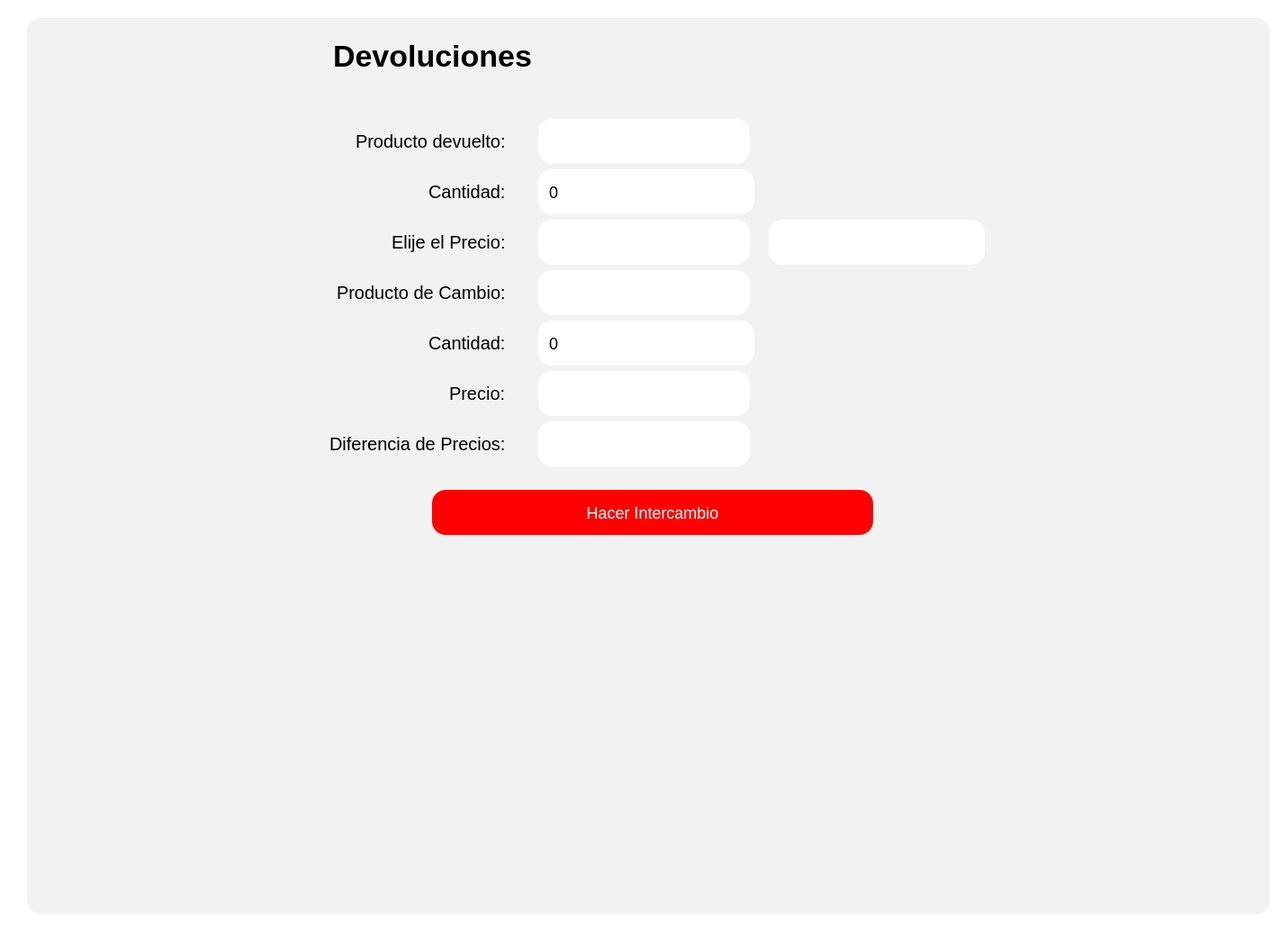
<?xml version="1.0" encoding="UTF-8"?>
<ui version="4.0">
 <class>Form</class>
 <widget class="QWidget" name="Form">
  <property name="geometry">
   <rect>
    <x>0</x>
    <y>0</y>
    <width>1431</width>
    <height>1035</height>
   </rect>
  </property>
  <property name="windowTitle">
   <string>Form</string>
  </property>
  <property name="styleSheet">
   <string notr="true">background-color: rgb(255, 255, 255);
</string>
  </property>
  <layout class="QHBoxLayout" name="horizontalLayout">
   <item>
    <widget class="QWidget" name="Contenedor" native="true">
     <property name="styleSheet">
      <string notr="true">
QPushButton {
    background-color: black; /* Fondo blanco */
    border: none; /* Sin borde ni decoración inicial */
    color:  white; /* Color del texto */
    border-radius: 15px; /* Bordes circulares */
    padding: 5px 10px; /* Espaciado interno para mejor apariencia */
	height: 40px; /* Altura del botón */
    text-align: center; /* Alinea el texto del botón a la izquierda */
    font-size: 18px; /* Tamaño de fuente */
	margin-top:20px;
}

QPushButton:hover {
    background-color: rgb(106, 106, 106); /* Gris claro al pasar el mouse */
    cursor: pointer; /* Cursor de mano al pasar sobre el botón */
}

QToolButton {
    background-color: white; /* Fondo blanco */
    border: none; /* Sin borde ni decoración inicial */
    color:  rgb(50, 50, 50); /* Color del texto */
    border-radius: 15px; /* Bordes circulares */
    padding: 5px 10px; /* Espaciado interno para mejor apariencia */
	height: 40px; /* Altura del botón */
    text-align: left; /* Alinea el texto del botón a la izquierda */
    font-size: 18px; /* Tamaño de fuente */
    cursor: pointer;
}

QToolButton:hover {
    background-color: #f2f2f2; /* Gris claro al pasar el mouse */
    cursor: pointer;
}
QLineEdit {
    background-color: rgb(255, 255, 255); /* Fondo blanco */
    border: none; /* Sin bordes visibles */
    padding: 4px; /* Espaciado interno entre el texto y los bordes */
    margin-right: 5px; /* Espaciado externo solo a la derecha */
    border-radius: 10px; /* Bordes redondeados */
    color: black; /* Texto negro */
    text-align: left; /* Texto alineado a la izquierda */
    font-size: 18px; /* Tamaño del texto */
}

/* Cuando el QLineEdit está enfocado (se está escribiendo) */
QLineEdit:focus {
    background-color: rgb(230, 230, 250); /* Color de fondo cuando el campo está activo */
    border: 1px solid rgb(0, 0, 0); /* Borde negro al estar activo */
}

QLabel {
    font-size: 20px; /* Tamaño de fuente */
    color:  black; /* Color del texto */
    margin-right: 10px; /* Espaciado a la derecha */
    padding: 5px; /* Espaciado interno */
    text-align: left; /* Alineación del texto a la izquierda */
}
QTableWidget {
    border: none;
    background-color: #ffffff; /* Fondo blanco para la tabla */
    box-shadow: 0 4px 8px rgba(0, 0, 0, 0.1); /* Sombra suave alrededor de la tabla */
}

QTableWidget::item {
    background-color: #f2f2f2; 
    border: none; 
    transition: background-color 0.3s ease; /* Suavizado de transición de color de fondo */
    pointer-events: none; /* Desactiva la interacción con las celdas (como editar) */
}

QTableWidget::item:selected {
    background-color: #aad4ff; /* Color azul claro para celdas seleccionadas */
    color: black; /* Texto negro para celdas seleccionadas */
}

QTableWidget::item:hover {
    background-color: #e6e6e6; /* Color de fondo al pasar el cursor sobre las celdas */
}

QHeaderView::section {
    border: none; 
    background-color: #f2f2f2; 
    font-weight: normal; /* No negritas */
    text-align: center; /* Centrado del texto en los encabezados */
    box-shadow: 0 2px 4px rgba(0, 0, 0, 0.1); /* Sombra suave para los encabezados */
}

QHeaderView::section:focus {
    background-color: #f2f2f2; /* Sin color de fondo cuando está en foco */
    border: none; /* Sin borde cuando está en foco */
}

QTableWidget::item:focus {
    border: none; /* Sin borde cuando las celdas tienen el foco */
    background-color: #f2f2f2; /* Mantener el fondo sin color azul */
}

QTableCornerButton::section {
    background-color: #f2f2f2; 
    border: none; 
}

QTableWidget::verticalHeader {
    background-color: #f2f2f2;
    border: none;
    font-weight: normal; /* No negritas */
}

QTableWidget::item:hover {
    background-color: #e6e6e6; /* Color de fondo al pasar el cursor sobre las celdas */
}

/* Personalización de la barra de desplazamiento */
QScrollBar:vertical {
    border: none;
    background: #f7f7f7; /* Fondo de la barra */
    width: 8px; /* Barra más delgada */
    border-radius: 4px; /* Bordes más redondeados */
}

QScrollBar::handle:vertical {
    background: #bbb; /* Fondo del control deslizante */
    min-height: 20px; /* Control deslizante más delgado */
    border-radius: 4px; /* Bordes redondeados */
    transition: background-color 0.3s ease; /* Transición suave para el cambio de color */
}

QScrollBar::handle:vertical:hover {
    background: #888; /* Color más oscuro cuando el control deslizante está siendo desplazado */
}

QScrollBar::add-line:vertical, QScrollBar::sub-line:vertical {
    border: none;
    background: #f2f2f2; /* Fondo para los botones de la barra */
    height: 0px; /* Sin altura para los botones */
}

QScrollBar:horizontal {
    border: none;
    background: #f7f7f7; /* Fondo de la barra */
    height: 8px; /* Barra más delgada */
    border-radius: 4px; /* Bordes más redondeados */
}

QScrollBar::handle:horizontal {
    background: #bbb; /* Fondo del control deslizante */
    min-width: 20px; /* Control deslizante más delgado */
    border-radius: 4px; /* Bordes redondeados */
    transition: background-color 0.3s ease; /* Transición suave para el cambio de color */
}

QScrollBar::handle:horizontal:hover {
    background: #888; /* Color más oscuro cuando el control deslizante está siendo desplazado */
}

QScrollBar::add-line:horizontal, QScrollBar::sub-line:horizontal {
    border: none;
    background: #f2f2f2; /* Fondo para los botones de la barra */
    width: 0px; /* Sin ancho para los botones */
}


</string>
     </property>
     <layout class="QHBoxLayout" name="horizontalLayout_2">
      <item>
       <widget class="QStackedWidget" name="Contenido">
        <property name="styleSheet">
         <string notr="true">margin-left:10px;
border-radius:15px;
background-color: #f2f2f2; 
</string>
        </property>
        <widget class="QWidget" name="ContenidoPage1">
         <layout class="QVBoxLayout" name="verticalLayout_2">
          <item alignment="Qt::AlignHCenter">
           <widget class="QWidget" name="widget_3" native="true">
            <property name="styleSheet">
             <string notr="true"/>
            </property>
            <layout class="QGridLayout" name="gridLayout">
             <item row="1" column="0">
              <layout class="QGridLayout" name="gridLayout_2">
               <item row="4" column="1">
                <widget class="QLineEdit" name="InputPrecioDevuelto">
                 <property name="sizePolicy">
                  <sizepolicy hsizetype="Fixed" vsizetype="Fixed">
                   <horstretch>0</horstretch>
                   <verstretch>0</verstretch>
                  </sizepolicy>
                 </property>
                 <property name="minimumSize">
                  <size>
                   <width>250</width>
                   <height>50</height>
                  </size>
                 </property>
                 <property name="maximumSize">
                  <size>
                   <width>250</width>
                   <height>50</height>
                  </size>
                 </property>
                 <property name="styleSheet">
                  <string notr="true">background-color: rgb(255, 255, 255);</string>
                 </property>
                </widget>
               </item>
               <item row="3" column="0" alignment="Qt::AlignRight">
                <widget class="QLabel" name="label_5">
                 <property name="text">
                  <string>Cantidad:</string>
                 </property>
                </widget>
               </item>
               <item row="5" column="0" alignment="Qt::AlignRight|Qt::AlignVCenter">
                <widget class="QLabel" name="label">
                 <property name="text">
                  <string>Producto de Cambio:</string>
                 </property>
                </widget>
               </item>
               <item row="6" column="1" alignment="Qt::AlignHCenter">
                <widget class="QSpinBox" name="SpinCambio">
                 <property name="sizePolicy">
                  <sizepolicy hsizetype="Fixed" vsizetype="Fixed">
                   <horstretch>0</horstretch>
                   <verstretch>0</verstretch>
                  </sizepolicy>
                 </property>
                 <property name="minimumSize">
                  <size>
                   <width>250</width>
                   <height>50</height>
                  </size>
                 </property>
                 <property name="maximumSize">
                  <size>
                   <width>250</width>
                   <height>50</height>
                  </size>
                 </property>
                 <property name="styleSheet">
                  <string notr="true">QSpinBox {
    background-color: white; /* Fondo blanco */
    border: none; /* Sin borde */
    color: black; /* Color del texto */
    border-radius: 15px; /* Bordes redondeados */
    padding: 5px 10px; /* Espaciado interno */
    font-size: 18px; /* Tamaño de fuente */
    height: 40px; /* Altura del spinbox */
}

/* Flechas de incremento/decremento */
QSpinBox::up-button, QSpinBox::down-button {
    background-color: transparent; /* Fondo transparente */
    border: none; /* Sin borde */
    width: 20px; /* Tamaño del botón */
}

/* Ocultar las flechas si no las quieres visibles */
QSpinBox::up-arrow, QSpinBox::down-arrow {
    image: none; /* Elimina la flecha */
}

/* Hover para el campo */
QSpinBox:hover {
    cursor: pointer; /* Cursor de mano */
}
</string>
                 </property>
                </widget>
               </item>
               <item row="7" column="1" alignment="Qt::AlignHCenter|Qt::AlignVCenter">
                <widget class="QLineEdit" name="InputPrecioCambio">
                 <property name="sizePolicy">
                  <sizepolicy hsizetype="Fixed" vsizetype="Fixed">
                   <horstretch>0</horstretch>
                   <verstretch>0</verstretch>
                  </sizepolicy>
                 </property>
                 <property name="minimumSize">
                  <size>
                   <width>250</width>
                   <height>50</height>
                  </size>
                 </property>
                 <property name="maximumSize">
                  <size>
                   <width>250</width>
                   <height>50</height>
                  </size>
                 </property>
                 <property name="styleSheet">
                  <string notr="true">background-color: rgb(255, 255, 255);</string>
                 </property>
                </widget>
               </item>
               <item row="5" column="1" alignment="Qt::AlignHCenter|Qt::AlignVCenter">
                <widget class="QLineEdit" name="InputCambio">
                 <property name="sizePolicy">
                  <sizepolicy hsizetype="Fixed" vsizetype="Fixed">
                   <horstretch>0</horstretch>
                   <verstretch>0</verstretch>
                  </sizepolicy>
                 </property>
                 <property name="minimumSize">
                  <size>
                   <width>250</width>
                   <height>50</height>
                  </size>
                 </property>
                 <property name="maximumSize">
                  <size>
                   <width>250</width>
                   <height>50</height>
                  </size>
                 </property>
                 <property name="styleSheet">
                  <string notr="true">background-color: rgb(255, 255, 255);</string>
                 </property>
                </widget>
               </item>
               <item row="3" column="5">
                <widget class="QLineEdit" name="lineEdit_2"/>
               </item>
               <item row="6" column="0" alignment="Qt::AlignRight">
                <widget class="QLabel" name="label_2">
                 <property name="text">
                  <string>Cantidad:</string>
                 </property>
                </widget>
               </item>
               <item row="7" column="0" alignment="Qt::AlignRight">
                <widget class="QLabel" name="label_4">
                 <property name="text">
                  <string>Precio:</string>
                 </property>
                </widget>
               </item>
               <item row="2" column="1">
                <widget class="QLineEdit" name="InputDevuelto">
                 <property name="sizePolicy">
                  <sizepolicy hsizetype="Fixed" vsizetype="Fixed">
                   <horstretch>0</horstretch>
                   <verstretch>0</verstretch>
                  </sizepolicy>
                 </property>
                 <property name="minimumSize">
                  <size>
                   <width>250</width>
                   <height>50</height>
                  </size>
                 </property>
                 <property name="maximumSize">
                  <size>
                   <width>250</width>
                   <height>50</height>
                  </size>
                 </property>
                 <property name="styleSheet">
                  <string notr="true">background-color: rgb(255, 255, 255);</string>
                 </property>
                </widget>
               </item>
               <item row="1" column="0">
                <widget class="QLabel" name="label_30">
                 <property name="text">
                  <string/>
                 </property>
                </widget>
               </item>
               <item row="3" column="1" alignment="Qt::AlignVCenter">
                <widget class="QSpinBox" name="SpinDevuelto">
                 <property name="sizePolicy">
                  <sizepolicy hsizetype="Fixed" vsizetype="Fixed">
                   <horstretch>0</horstretch>
                   <verstretch>0</verstretch>
                  </sizepolicy>
                 </property>
                 <property name="minimumSize">
                  <size>
                   <width>250</width>
                   <height>50</height>
                  </size>
                 </property>
                 <property name="maximumSize">
                  <size>
                   <width>250</width>
                   <height>50</height>
                  </size>
                 </property>
                 <property name="styleSheet">
                  <string notr="true">QSpinBox {
    background-color: white; /* Fondo blanco */
    border: none; /* Sin borde */
    color: black; /* Color del texto */
    border-radius: 15px; /* Bordes redondeados */
    padding: 5px 10px; /* Espaciado interno */
    font-size: 18px; /* Tamaño de fuente */
    height: 40px; /* Altura del spinbox */
}

/* Flechas de incremento/decremento */
QSpinBox::up-button, QSpinBox::down-button {
    background-color: transparent; /* Fondo transparente */
    border: none; /* Sin borde */
    width: 20px; /* Tamaño del botón */
}

/* Ocultar las flechas si no las quieres visibles */
QSpinBox::up-arrow, QSpinBox::down-arrow {
    image: none; /* Elimina la flecha */
}

/* Hover para el campo */
QSpinBox:hover {
    cursor: pointer; /* Cursor de mano */
}
</string>
                 </property>
                </widget>
               </item>
               <item row="4" column="0" alignment="Qt::AlignRight">
                <widget class="QLabel" name="label_7">
                 <property name="text">
                  <string>Elije el Precio:</string>
                 </property>
                </widget>
               </item>
               <item row="4" column="5">
                <widget class="QComboBox" name="ComboPrecios">
                 <property name="sizePolicy">
                  <sizepolicy hsizetype="Fixed" vsizetype="Fixed">
                   <horstretch>0</horstretch>
                   <verstretch>0</verstretch>
                  </sizepolicy>
                 </property>
                 <property name="minimumSize">
                  <size>
                   <width>250</width>
                   <height>50</height>
                  </size>
                 </property>
                 <property name="maximumSize">
                  <size>
                   <width>250</width>
                   <height>50</height>
                  </size>
                 </property>
                 <property name="styleSheet">
                  <string notr="true">QComboBox {
    background-color: white; /* Fondo blanco */
    border: none; /* Sin borde */
    color: black; /* Color del texto */
    border-radius: 15px; /* Bordes redondeados */
    padding: 5px 10px; /* Espaciado interno */
    font-size: 18px; /* Tamaño de fuente */
    height: 40px; /* Altura del combo box */
}

QComboBox::drop-down {
    background-color: transparent; /* Fondo transparente */
    border: none; /* Sin borde */
    width: 20px; /* Tamaño del botón */
    /* No se define la flecha, por lo que se elimina */
}

QComboBox:hover {
    cursor: pointer; /* Cursor de mano */
}

QComboBox QAbstractItemView {
    background-color: white; /* Fondo del menú desplegable */
    border: none; /* Sin borde */
    color: black; /* Color del texto en las opciones */
    selection-background-color: rgb(106, 106, 106); /* Fondo gris claro al seleccionar */
    selection-color: white; /* Texto blanco al seleccionar */
    border-radius: 10px; /* Bordes redondeados */
}

</string>
                 </property>
                </widget>
               </item>
               <item row="2" column="0" alignment="Qt::AlignRight">
                <widget class="QLabel" name="label_3">
                 <property name="text">
                  <string>Producto devuelto:</string>
                 </property>
                </widget>
               </item>
               <item row="0" column="0" colspan="2">
                <widget class="QLabel" name="LabelVentasA">
                 <property name="styleSheet">
                  <string notr="true">#LabelVentasA {
    font-weight: bold; /* Negrita */
    font-size: 34px; /* Tamaño de fuente */
}
</string>
                 </property>
                 <property name="text">
                  <string>Devoluciones</string>
                 </property>
                </widget>
               </item>
               <item row="8" column="1" alignment="Qt::AlignHCenter|Qt::AlignVCenter">
                <widget class="QLineEdit" name="InputDiferencia">
                 <property name="sizePolicy">
                  <sizepolicy hsizetype="Fixed" vsizetype="Fixed">
                   <horstretch>0</horstretch>
                   <verstretch>0</verstretch>
                  </sizepolicy>
                 </property>
                 <property name="minimumSize">
                  <size>
                   <width>250</width>
                   <height>50</height>
                  </size>
                 </property>
                 <property name="maximumSize">
                  <size>
                   <width>250</width>
                   <height>50</height>
                  </size>
                 </property>
                 <property name="styleSheet">
                  <string notr="true">background-color: rgb(255, 255, 255);</string>
                 </property>
                </widget>
               </item>
               <item row="8" column="0" alignment="Qt::AlignRight">
                <widget class="QLabel" name="label_6">
                 <property name="text">
                  <string>Diferencia de Precios:</string>
                 </property>
                </widget>
               </item>
              </layout>
             </item>
             <item row="2" column="0" alignment="Qt::AlignHCenter">
              <widget class="QPushButton" name="BtnCambio">
               <property name="sizePolicy">
                <sizepolicy hsizetype="Fixed" vsizetype="Fixed">
                 <horstretch>0</horstretch>
                 <verstretch>0</verstretch>
                </sizepolicy>
               </property>
               <property name="minimumSize">
                <size>
                 <width>500</width>
                 <height>50</height>
                </size>
               </property>
               <property name="cursor">
                <cursorShape>PointingHandCursor</cursorShape>
               </property>
               <property name="styleSheet">
                <string notr="true">
QPushButton {
    background-color: red
; /* Fondo blanco */
    border: none; /* Sin borde ni decoración inicial */
    color:  white; /* Color del texto */
    border-radius: 15px; /* Bordes circulares */
    padding: 5px 10px; /* Espaciado interno para mejor apariencia */
	height: 40px; /* Altura del botón */
    text-align: center; /* Alinea el texto del botón a la izquierda */
    font-size: 18px; /* Tamaño de fuente */
	margin-top:20px;
    cursor: pointer; /* Cursor de mano al pasar sobre el botón */
}

QPushButton:hover {
    background-color: rgb(106, 106, 106); /* Gris claro al pasar el mouse */
    cursor: pointer; /* Cursor de mano al pasar sobre el botón */
}</string>
               </property>
               <property name="text">
                <string>Hacer Intercambio</string>
               </property>
               <property name="icon">
                <iconset>
                 <normaloff>../../assets/iconos/editar.png</normaloff>../../assets/iconos/editar.png</iconset>
               </property>
               <property name="iconSize">
                <size>
                 <width>30</width>
                 <height>30</height>
                </size>
               </property>
              </widget>
             </item>
            </layout>
           </widget>
          </item>
          <item alignment="Qt::AlignHCenter">
           <widget class="QWidget" name="widget_2" native="true">
            <property name="sizePolicy">
             <sizepolicy hsizetype="Fixed" vsizetype="Preferred">
              <horstretch>0</horstretch>
              <verstretch>0</verstretch>
             </sizepolicy>
            </property>
            <property name="minimumSize">
             <size>
              <width>1200</width>
              <height>0</height>
             </size>
            </property>
            <property name="styleSheet">
             <string notr="true"/>
            </property>
            <layout class="QHBoxLayout" name="horizontalLayout_3"/>
           </widget>
          </item>
          <item>
           <widget class="QWidget" name="widget" native="true">
            <property name="styleSheet">
             <string notr="true"/>
            </property>
            <layout class="QVBoxLayout" name="verticalLayout_3"/>
           </widget>
          </item>
          <item alignment="Qt::AlignHCenter|Qt::AlignVCenter">
           <widget class="QWidget" name="widget_4" native="true">
            <property name="styleSheet">
             <string notr="true"/>
            </property>
            <layout class="QGridLayout" name="gridLayout_3"/>
           </widget>
          </item>
         </layout>
        </widget>
       </widget>
      </item>
     </layout>
    </widget>
   </item>
  </layout>
 </widget>
 <resources/>
 <connections/>
</ui>
